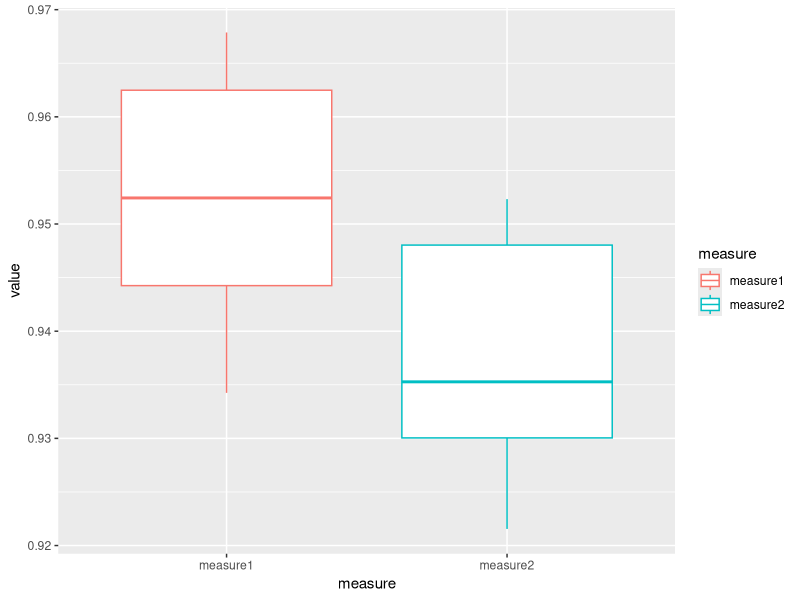
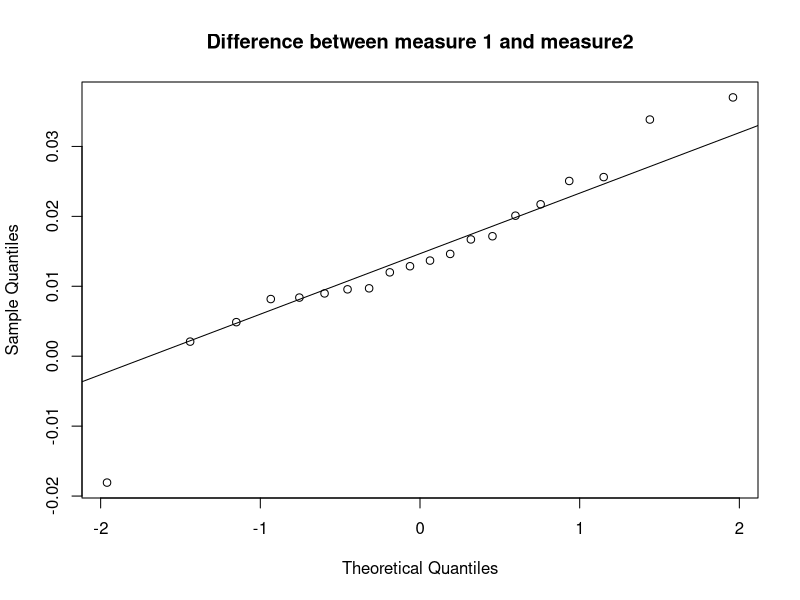

Reproduce these figures in R, in order. (Note: this script raises an error after producing the figures.)
## ---- chunk 1
knitr::opts_chunk$set(echo = TRUE)

options("scipen" = 1, "digits" = 4)

library(tidyr)
library(ggplot2)
library(lme4)
library(lmerTest)
## ---- chunk 2
# Create some dummy data

 measure1 = rnorm(20, 0.95, 0.01)
 measure2 = rnorm(20, 0.94, 0.01)

# measure1 = c(0.0, 0.0, 0.9625, 0.965, 0.95, 0.955, 0.958, 0.96, 0.9625, 0.955, 
#            0.0, 0.0, 0.0, 0.0, 0.0, 0.9625, 0.965, 0.95, 0.955, 0.958)
# measure2 = c(0.0, 0.0, 0.9655, 0.9575, 0.9625, 0.95, 0.957, 0.959, 0.961, 0.959, 
#            0.0, 0.0, 0.0, 0.0, 0.0, 0.97, 0.955, 0.958, 0.962, 0.959)

mydata = data.frame(measure = c(rep("measure1", 20), rep("measure2", 20)),
                    subject = factor(rep(seq(1:20), 2)),
                    value = c(measure1, measure2))

ggplot(mydata) +
  geom_boxplot(mapping = aes(x = measure, y = value, color = measure))

diff12 = measure1 - measure2

# Check normality assumption
# QQplot of differences
# ggplot() +
#   stat_qq

qqnorm(diff12, main = "Difference between measure 1 and measure2")
qqline(diff12)
## ---- chunk 3
# Shapiro-Wilk test
shapiro.test(diff12)
## ---- chunk 4
# t-test
t1 <- t.test(measure1, measure2)

# paired t-test
t2 <- t.test(measure1, measure2, paired = TRUE)

# Alternative notation for paired t-test
t3 <- t.test(value ~ measure, paired = TRUE, data = mydata)
## ---- chunk 5
# One-way aov (equivalent to t-test)
a1 <- summary(aov(value ~ measure, data = mydata))[[1]]
a1
a1.F <- a1$`F value`[1]
a1.pval <- a1$`Pr(>F)`[1]
## ---- chunk 6
# One-way aov with repeated measures (equivalent to paired t-test)
a2 <- summary(aov(value ~ measure + Error(subject), data = mydata))
a2
a2.F <- a2[[2]][[1]]$`F value`[1]
a2.pval <- a2[[2]][[1]]$`Pr(>F)`[1]
## ---- chunk 7
# ANOVA for all three measures
measure3 = rnorm(20, 0.945, 0.02)

mydata = data.frame(measure = c(rep("measure1", 20), rep("measure2", 20), 
                              rep("measure3", 20)),
                    subject = factor(rep(seq(1:20), 3)),
                    value = c(measure1, measure2, measure3))

ggplot(mydata) +
  geom_boxplot(mapping = aes(x = measure, y = value, color = measure))

# Anova with repeated measures
summary(aov(value ~ measure + Error(subject), data = mydata))

# Using lmer
mdl <- lmer(value ~ measure + (1 | subject), data=mydata, REML=TRUE)
anova(mdl)
ranova(mdl)
